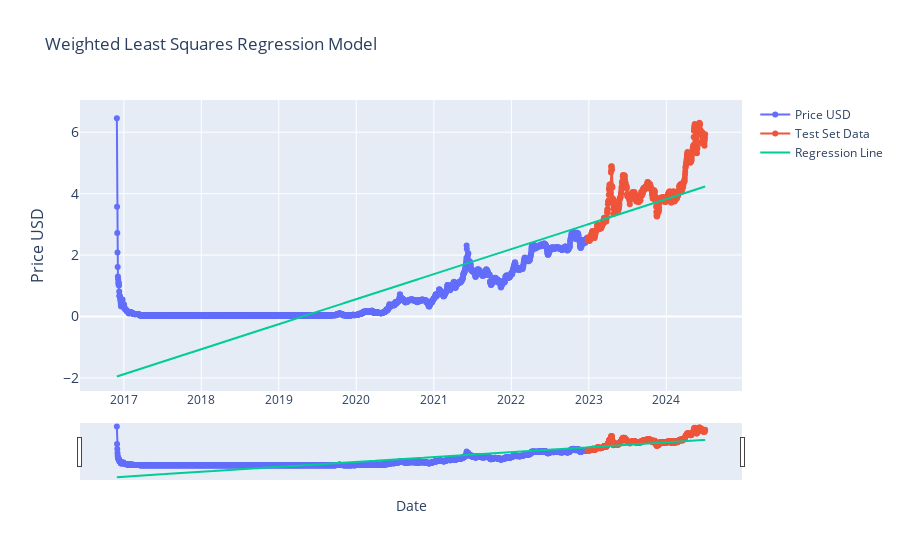

Notebook cell for this chart:
### Markdown cell above
### ordinary_least_squares & weighted_least_squares (ML)

### Code cell
# Weighted Least Squares Estimator (3.2) - 
# Note: this makes OLS (above) redundant since you can adjust weighting to 1 in the 'weight' array

from sklearn.linear_model import LinearRegression
from sklearn.model_selection import train_test_split
import statsmodels.api as sm
import plotly.graph_objects as go
import pandas as pd
from ipywidgets import interact, DatePicker
import numpy as np


df = current_item.copy()

# Weights = determine the influence of data points in WLS; using weights of 1,1 yields OLS results (OLS has uniform weightings).

df['date_ordinal'] = df.index.map(pd.Timestamp.toordinal)
X = df['date_ordinal'].values.reshape(-1, 1)
y = df['price_usd'].values

weights = np.linspace(1, 10, len(X))

model_wls = sm.WLS(y, sm.add_constant(X), weights=weights).fit()
y_pred = model_wls.predict(sm.add_constant(X))

split_point = int(len(X) * 0.80)
X_train, X_test = X[:split_point], X[split_point:]
y_train, y_test = y[:split_point], y[split_point:]





start_date_picker = DatePicker(description='Start Date', value=df.index[0], disabled=False)
end_date_picker = DatePicker(description='End Date', value=df.index[-1], disabled=False)


interact(lambda start_date, end_date:
            plot_weighted_least_squares(df, start_date, end_date, y_pred, split_point, y_test),
            start_date=start_date_picker, end_date=end_date_picker)

### Figure 1 — Plotly figure (JSON) as saved in the notebook; plotly's stock layout.template omitted (floating-point values rounded to 4 significant figures; data arrays with more than 128 entries replaced by an {"elided": "..."} marker saying what was removed)
{"data": [{"mode": "lines+markers", "name": "Price USD", "type": "scatter", "x": {"elided": "2218 str values"}, "y": {"elided": "2773 float values"}}, {"mode": "lines+markers", "name": "Test Set Data", "type": "scatter", "x": {"elided": "555 str values"}, "y": {"elided": "555 float values"}}, {"mode": "lines", "name": "Regression Line", "type": "scatter", "x": {"elided": "2773 str values"}, "y": {"elided": "2773 float values"}}], "layout": {"showlegend": true, "title": {"text": "Weighted Least Squares Regression Model"}, "xaxis": {"rangeslider": {"visible": true}, "title": {"text": "Date"}, "type": "date"}, "yaxis": {"tickfont": {"size": 14}, "title": {"font": {"size": 16}, "text": "Price USD"}}}}
